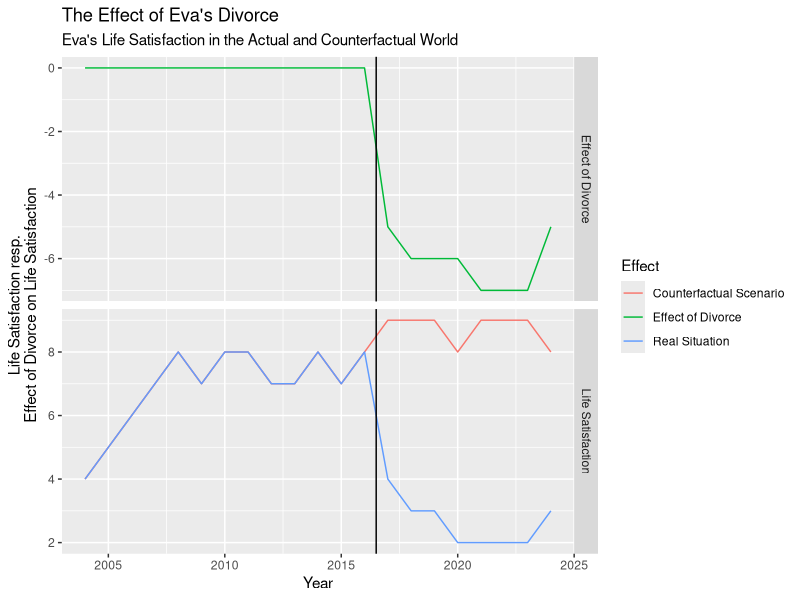

Recreate this plot in R.
## ---- chunk 1
knitr::opts_chunk$set(echo = TRUE)
knitr::opts_chunk$set(eval = TRUE)
## ---- chunk 2
# Create two vectors with the years and the estimates for Version 1
year <- c(2004:2024)
est <- c(4, 5, 6, 7, 8, 7, 8, 8, 7, 7, 8, 7, 8, 4, 3, 3, 2, 2, 2, 2,3)

# Create a table with the vectors as columns
tab1 <- data.frame(year, est, type = "Life Satisfaction")
save <- est

year <- c(2004:2024)
est <- c(4, 5, 6, 7, 8, 7, 8, 8, 7, 7, 8, 7, 8, 9, 9, 9, 8, 9, 9, 9,8)

# Create a table with the vectors as columns
tab2 <- data.frame(year, est, type = "Life Satisfaction")

tab3 <- data.frame(year, est = save - est, type = "Effect of Divorce", version = "Effect of Divorce")

library(ggplot2)

# Add a new column indicating the version
tab1$version <- "Real Situation"
tab2$version <- "Counterfactual Scenario"

# Combine the two tables
tab <- rbind(tab1, tab2, tab3)

# Create a line plot with ggplot
ggplot(tab, aes(x = year, y = est, color = version)) +  
  geom_line() +  
  facet_grid(type ~ ., scales = "free_y") + 
  labs(
    title = "The Effect of Eva's Divorce", 
    subtitle = "Eva's Life Satisfaction in the Actual and Counterfactual World", 
    x = "Year", 
    color = "Effect", 
    y = "Life Satisfaction resp.\nEffect of Divorce on Life Satisfaction"
  ) +  
  geom_vline(xintercept = 2016.5)

